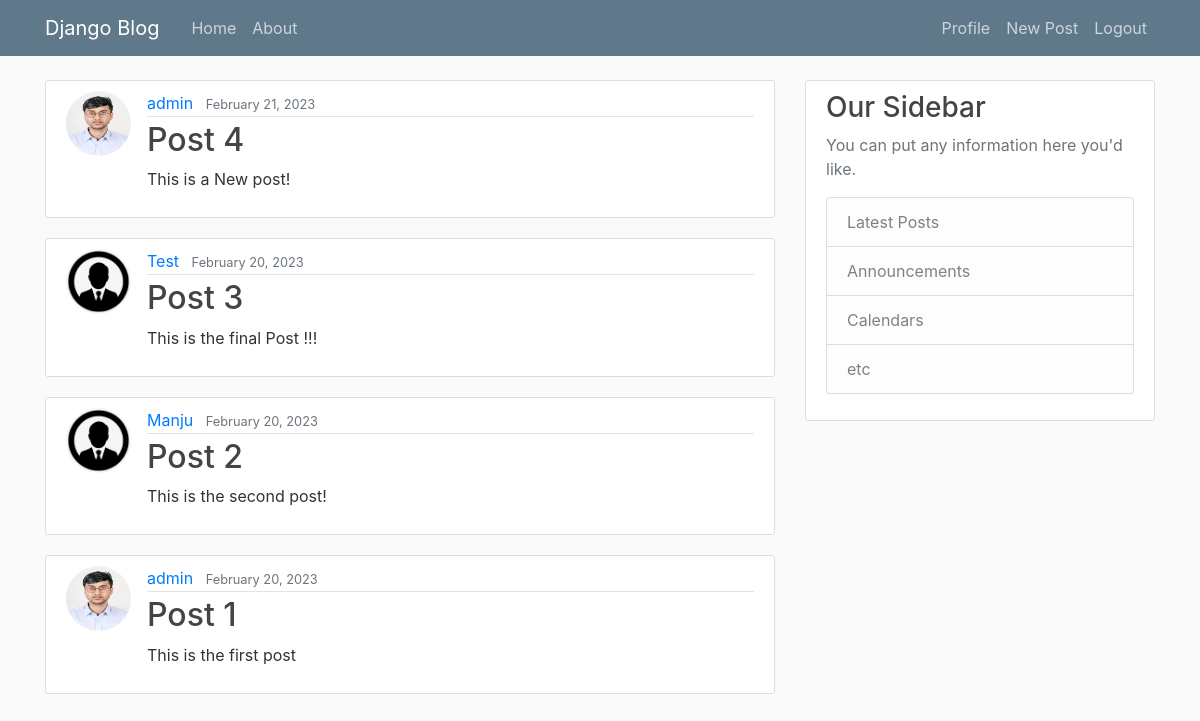
Page /blog/ (signed in) on the committed database.
### blog/models.py (models this page shows, shortened)
class Post(models.Model):
    title = models.CharField(max_length= 100)
    content = models.TextField()
    date_posted = models.DateTimeField(default=timezone.now)
    author = models.ForeignKey(User, on_delete=models.CASCADE) #one author has many posts so we use foreign key

### users/models.py (models this page shows, shortened)
class Profile(models.Model):
    user = models.OneToOneField(User, on_delete=models.CASCADE)
    image = models.ImageField(default='default.jpeg', upload_to='profile_pics')

### blog/views.py (the view)
# urls.py: path('',PostListView.as_view() , name='blog-home'),
class PostListView(LoginRequiredMixin, ListView):
    model = Post
    template_name = 'blog/home.html'
    context_object_name = 'posts'
    ordering = ['-date_posted']

### blog/templates/blog/home.html
{% extends 'blog/base.html' %}
{% block content %}
    {% for post in posts %}
        <article class="media content-section">
            <img class="rounded-circle article-img" src="{{post.author.profile.image.url}}">
            <div class="media-body">
                <div class="article-metadata">
                    <a class="mr-2" href="{% url  'user-posts' post.author.username %}">{{ post.author }}</a>
                    <small class="text-muted">{{ post.date_posted|date:"F d, Y"  }}</small>
                </div>
                <h2><a class="article-title" href="{% url 'post-detail' post.id %}">{{ post.title }}</a></h2>
                <p class="article-content">{{ post.content }}</p>
            </div>
        </article>
    {% endfor %}
{% endblock %}

### blog/static/blog/main.css (style rules this page uses)
body { background: #fafafa; color: #333333; margin-top: 5rem; }
h1, h2, h3, h4, h5, h6 { color: #444444; }
.content-section { background: #ffffff; padding: 10px 20px; border: 1px solid #dddddd; border-radius: 3px; margin-bottom: 20px; }
.article-title { color: #444444; }
.article-content { white-space: pre-line; }
.article-img { height: 65px; width: 65px; margin-right: 16px; }
.article-metadata { padding-bottom: 1px; margin-bottom: 4px; border-bottom: 1px solid #e3e3e3 }

### rows in the picture
Post: author.profile.image (picture), author "admin", date_posted "February 21, 2023", title "Post 4", content "This is a New post!"
Post: author.profile.image (placeholder picture), author "Test", date_posted "February 20, 2023", title "Post 3", content "This is the final Post !!!"
Post: author.profile.image (placeholder picture), author "Manju", date_posted "February 20, 2023", title "Post 2", content "This is the second post!"
Post: author.profile.image (picture), author "admin", date_posted "February 20, 2023", title "Post 1", content "This is the first post"
